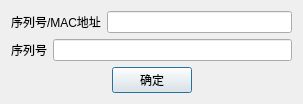
<?xml version="1.0" encoding="UTF-8"?>
<ui version="4.0">
 <class>MACDialog</class>
 <widget class="QDialog" name="MACDialog">
  <property name="geometry">
   <rect>
    <x>0</x>
    <y>0</y>
    <width>303</width>
    <height>101</height>
   </rect>
  </property>
  <property name="windowTitle">
   <string>Dialog</string>
  </property>
  <layout class="QVBoxLayout" name="verticalLayout">
   <item>
    <layout class="QHBoxLayout" name="horizontalLayout">
     <item>
      <widget class="QLabel" name="label">
       <property name="text">
        <string>序列号/MAC地址</string>
       </property>
      </widget>
     </item>
     <item>
      <widget class="QLineEdit" name="lineEdit"/>
     </item>
    </layout>
   </item>
   <item>
    <layout class="QHBoxLayout" name="horizontalLayout_3">
     <item>
      <widget class="QLabel" name="label_2">
       <property name="text">
        <string>序列号</string>
       </property>
      </widget>
     </item>
     <item>
      <widget class="QLineEdit" name="lineEdit_2"/>
     </item>
    </layout>
   </item>
   <item>
    <layout class="QHBoxLayout" name="horizontalLayout_2">
     <item>
      <spacer name="horizontalSpacer">
       <property name="orientation">
        <enum>Qt::Horizontal</enum>
       </property>
       <property name="sizeHint" stdset="0">
        <size>
         <width>40</width>
         <height>20</height>
        </size>
       </property>
      </spacer>
     </item>
     <item>
      <widget class="QPushButton" name="pushButton">
       <property name="text">
        <string>确定</string>
       </property>
      </widget>
     </item>
     <item>
      <spacer name="horizontalSpacer_2">
       <property name="orientation">
        <enum>Qt::Horizontal</enum>
       </property>
       <property name="sizeHint" stdset="0">
        <size>
         <width>40</width>
         <height>20</height>
        </size>
       </property>
      </spacer>
     </item>
    </layout>
   </item>
  </layout>
 </widget>
 <resources/>
 <connections>
  <connection>
   <sender>pushButton</sender>
   <signal>clicked()</signal>
   <receiver>MACDialog</receiver>
   <slot>accept()</slot>
   <hints>
    <hint type="sourcelabel">
     <x>146</x>
     <y>72</y>
    </hint>
    <hint type="destinationlabel">
     <x>98</x>
     <y>71</y>
    </hint>
   </hints>
  </connection>
 </connections>
 <slots>
  <slot>slotEnter()</slot>
 </slots>
</ui>
